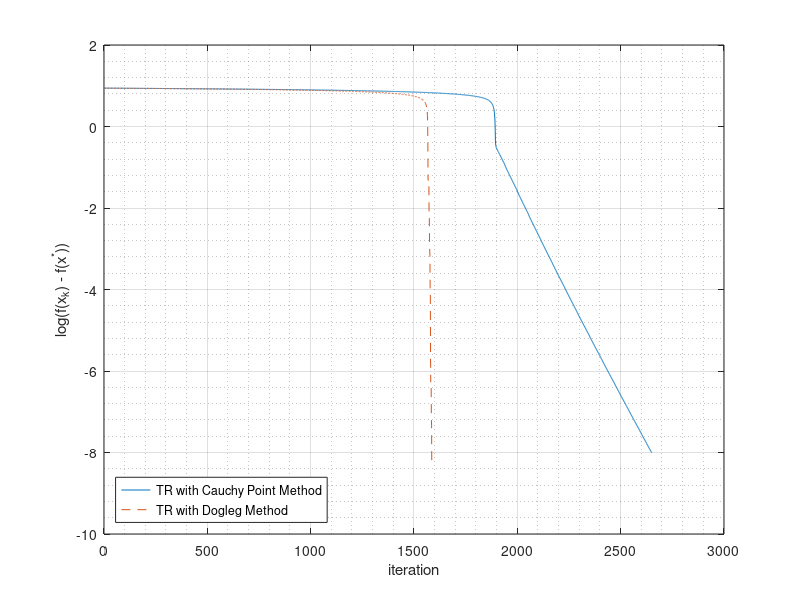

This figure's MATLAB source:
% Trust region methods

clear all
close all
clc

% Dimension of the problem
n = 200

% Create a random, symmetric, positive definite matrix A with specific eigenvalues

[Q,R] = qr(rand(n,n));

eigenValues = rand(n,1)*n;

D = diag(eigenValues);
A = Q'*D*Q;

% Initial guess
x0 = 1*rand(n,1);
x = x0;

% Tolerance
tol = 0.00000001

% Record of errors in log scale

aux = 1 + (x'*A*x);
error = log(aux);
errorLog = log10(error);
recordC = [errorLog];

% Overall bound on the step lengths           
maxDelta = 10

% Criteria parameter to update solution x           
eta = 1/8

% TR with Cauchy point (Algorithm 4.1 in Nocedal with Cauchy point for p_k)

delta = maxDelta/2

% Stopping criteria: error           
while error > tol
  % Cauchy point calculation (Equations 4.11 and 4.12 in Nocedal)
	grad = (2/aux)*A*x;
	discr = grad'*A*grad;
	if discr > 0
		alpha = min(delta/norm(grad),(grad'*grad)/discr);
	else
		alpha = delta/norm(grad);
	end
	p = -alpha*grad;

  % Ratio ro (Equation 4.4 in Nocedal)                                  
	ro = (log(aux) - log(1 + ((x+p)'*A*(x+p))))/(-(grad'*p) - (.5*p'*A*p));

	if ro < .25
		delta = delta*.25;
	elseif (ro > .75) && (norm(p) == delta)
		delta = min(2*delta, maxDelta);
	else
		delta = delta;
	end

	if ro > eta
		x = x + p;
	end

	aux = 1 + (x'*A*x);
	error = log(aux);
	errorLog = log10(error);
	recordC = [recordC ; errorLog];
end

% Print final solution
disp('final solution x_sol for TR with Cauchy point:')
disp(x)

% Print value of f at final solution
disp('f(x_sol) for TR with Cauchy point:')
disp(log(aux))
% TR Algorithm with Cauchy point ends here

% TR with dogleg method (Algorithm 4.1 in Nocedal with dogleg method for p_k)

% Initial guess
x = x0;
             
delta = maxDelta/2

% Record of errors in log scale

aux = 1 + (x'*A*x);
error = log(aux);           
errorLog = log10(error);
recordD = [errorLog];

% Stopping criteria: error                      
while error > tol
  % Dogleg method (Equations 4.15 and 4.16 in Nocedal)
	grad = (2/aux)*A*x;
	discr = grad'*A*grad;
	pU = -grad*(grad'*grad)/discr;
	pB = A\(-grad);
	if norm(pB) <= delta
		p = pB;
	elseif norm(pU) >= delta
		p = -grad*delta/norm(grad);
	else
		a = norm(pB - pU)^2;
		b = 2*(pB - pU)'*pU;
		c = (norm(pU)^2) - (delta^2);
		tau = 1 + ((((b^2) - (4*a*c))^.5) - b)/(2*a);
		p = pU + (tau - 1)*(pB - pU);
	end
	
  % Ratio ro (Equation 4.4 in Nocedal) 
	ro = (log(aux) - log(1 + ((x+p)'*A*(x+p))))/(-(grad'*p) - (.5*p'*A*p));

	if ro < .25
		delta = delta*.25;
	elseif (ro > .75) && (norm(p) == delta)
		delta = min(2*delta, maxDelta);
	else
		delta = delta;
	end

	if ro > eta
		x = x + p;
	end

  aux = 1 + (x'*A*x);
	error = log(aux);
	errorLog = log10(error);
	recordD = [recordD ; errorLog];
end

% Print final solution
disp('final solution x_sol for TR with dogleg method:')
disp(x)

% Print value of f at final solution
disp('f(x_sol) for TR with dogleg method:')
disp(log(aux))
% TR Algorithm with dogleg method ends here

% Plot convergence and save in PNG file
axis1 = 0:length(recordC) - 1;
axis2 = 0:length(recordD) - 1;
figure;
plot(axis1, recordC, axis2, recordD, '--');
xlabel('iteration');
ylabel('log(f(x_k) - f(x^*))');
legend('TR with Cauchy Point Method','TR with Dogleg Method','Location','southwest');
grid on;
grid minor;
saveas(gcf,'TR.png');
